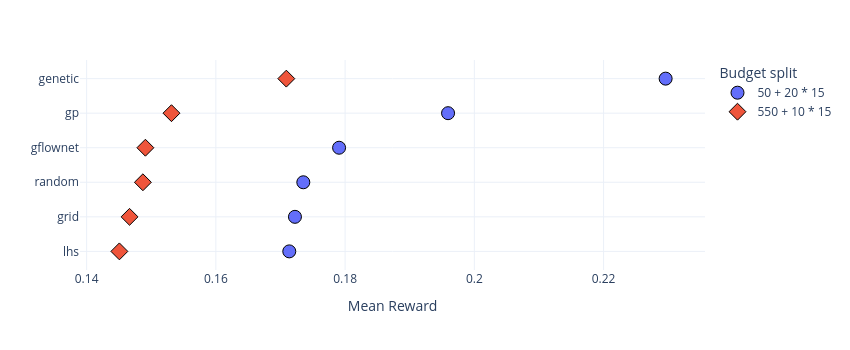

Here is the notebook cell this chart was saved with:
### Code cell
plot_budget_tradeoff(metrics, metric="mean_reward")

### Figure 1 — Plotly figure (JSON) as saved in the notebook; plotly's stock layout.template omitted (floating-point values rounded to 4 significant figures)
{"data": [{"customdata": [[50, 20], [50, 20], [50, 20], [50, 20], [50, 20], [50, 20]], "hovertemplate": "budget=50 + 20 * 15<br>mean_reward=%{x}<br>sampling_strategy=%{y}<br>n_init=%{customdata[0]}<br>n_candidates_per_iter=%{customdata[1]}<extra></extra>", "legendgroup": "50 + 20 * 15", "marker": {"color": "#636efa", "line": {"color": "black", "width": 1}, "size": 13, "symbol": "circle"}, "mode": "markers", "name": "50 + 20 * 15", "orientation": "h", "showlegend": true, "type": "scatter", "x": [0.2296, 0.1791, 0.1959, 0.1722, 0.1714, 0.1735], "xaxis": "x", "y": ["genetic", "gflownet", "gp", "grid", "lhs", "random"], "yaxis": "y"}, {"customdata": [[550, 10], [550, 10], [550, 10], [550, 10], [550, 10], [550, 10]], "hovertemplate": "budget=550 + 10 * 15<br>mean_reward=%{x}<br>sampling_strategy=%{y}<br>n_init=%{customdata[0]}<br>n_candidates_per_iter=%{customdata[1]}<extra></extra>", "legendgroup": "550 + 10 * 15", "marker": {"color": "#EF553B", "line": {"color": "black", "width": 1}, "size": 13, "symbol": "diamond"}, "mode": "markers", "name": "550 + 10 * 15", "orientation": "h", "showlegend": true, "type": "scatter", "x": [0.1709, 0.1491, 0.1531, 0.1466, 0.1451, 0.1487], "xaxis": "x", "y": ["genetic", "gflownet", "gp", "grid", "lhs", "random"], "yaxis": "y"}], "layout": {"height": 350, "legend": {"title": {"text": "Budget split"}, "tracegroupgap": 0}, "margin": {"t": 60}, "width": 850, "xaxis": {"anchor": "y", "domain": [0, 1], "title": {"text": "Mean Reward"}}, "yaxis": {"anchor": "x", "categoryarray": ["lhs", "grid", "random", "gflownet", "gp", "genetic"], "categoryorder": "array", "domain": [0, 1], "title": {}}}}
